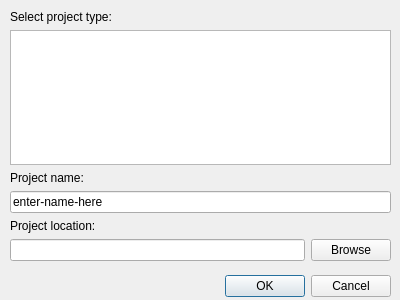
<?xml version="1.0" encoding="UTF-8"?>
<ui version="4.0">
 <class>NewProjectDialog</class>
 <widget class="QDialog" name="NewProjectDialog">
  <property name="windowModality">
   <enum>Qt::WindowModal</enum>
  </property>
  <property name="geometry">
   <rect>
    <x>0</x>
    <y>0</y>
    <width>400</width>
    <height>300</height>
   </rect>
  </property>
  <property name="sizePolicy">
   <sizepolicy hsizetype="Preferred" vsizetype="Preferred">
    <horstretch>0</horstretch>
    <verstretch>0</verstretch>
   </sizepolicy>
  </property>
  <property name="minimumSize">
   <size>
    <width>400</width>
    <height>300</height>
   </size>
  </property>
  <property name="maximumSize">
   <size>
    <width>2000</width>
    <height>2000</height>
   </size>
  </property>
  <property name="windowTitle">
   <string>New Project</string>
  </property>
  <property name="sizeGripEnabled">
   <bool>false</bool>
  </property>
  <property name="modal">
   <bool>true</bool>
  </property>
  <widget class="QDialogButtonBox" name="buttonBox">
   <property name="geometry">
    <rect>
     <x>50</x>
     <y>270</y>
     <width>341</width>
     <height>32</height>
    </rect>
   </property>
   <property name="orientation">
    <enum>Qt::Horizontal</enum>
   </property>
   <property name="standardButtons">
    <set>QDialogButtonBox::Cancel|QDialogButtonBox::Ok</set>
   </property>
  </widget>
  <widget class="QWidget" name="verticalLayoutWidget">
   <property name="geometry">
    <rect>
     <x>10</x>
     <y>10</y>
     <width>381</width>
     <height>251</height>
    </rect>
   </property>
   <layout class="QVBoxLayout" name="verticalLayout">
    <item>
     <widget class="QLabel" name="label">
      <property name="text">
       <string>Select project type:</string>
      </property>
     </widget>
    </item>
    <item>
     <widget class="QListView" name="projectListView"/>
    </item>
    <item>
     <spacer name="verticalSpacer">
      <property name="orientation">
       <enum>Qt::Vertical</enum>
      </property>
      <property name="sizeHint" stdset="0">
       <size>
        <width>20</width>
        <height>40</height>
       </size>
      </property>
     </spacer>
    </item>
    <item>
     <widget class="QLabel" name="label_3">
      <property name="text">
       <string>Project name:</string>
      </property>
     </widget>
    </item>
    <item>
     <widget class="QLineEdit" name="projectName">
      <property name="text">
       <string>enter-name-here</string>
      </property>
     </widget>
    </item>
    <item>
     <widget class="QLabel" name="label_2">
      <property name="text">
       <string>Project location:</string>
      </property>
     </widget>
    </item>
    <item>
     <layout class="QHBoxLayout" name="horizontalLayout">
      <item>
       <widget class="QLineEdit" name="projectLocation">
        <property name="text">
         <string notr="true"/>
        </property>
       </widget>
      </item>
      <item>
       <widget class="QPushButton" name="ProjectLocationBrowse">
        <property name="text">
         <string>Browse</string>
        </property>
       </widget>
      </item>
     </layout>
    </item>
   </layout>
  </widget>
 </widget>
 <resources/>
 <connections>
  <connection>
   <sender>buttonBox</sender>
   <signal>accepted()</signal>
   <receiver>NewProjectDialog</receiver>
   <slot>accept()</slot>
   <hints>
    <hint type="sourcelabel">
     <x>248</x>
     <y>254</y>
    </hint>
    <hint type="destinationlabel">
     <x>157</x>
     <y>274</y>
    </hint>
   </hints>
  </connection>
  <connection>
   <sender>buttonBox</sender>
   <signal>rejected()</signal>
   <receiver>NewProjectDialog</receiver>
   <slot>reject()</slot>
   <hints>
    <hint type="sourcelabel">
     <x>316</x>
     <y>260</y>
    </hint>
    <hint type="destinationlabel">
     <x>286</x>
     <y>274</y>
    </hint>
   </hints>
  </connection>
 </connections>
</ui>
